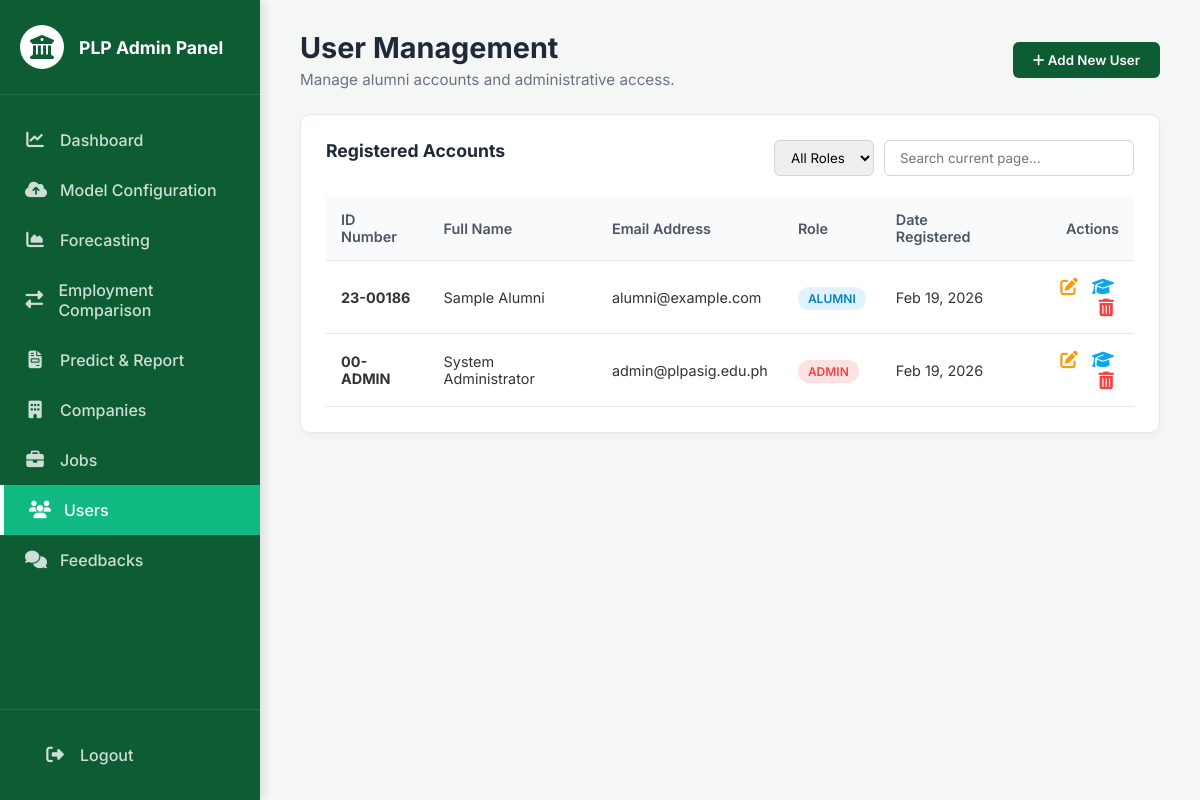
The app's page /admin/admin_users.php with its own data.
### tables this page shows
CREATE TABLE `users` (
  `id` int(11) NOT NULL,
  `student_id` varchar(20) NOT NULL,
  `full_name` varchar(255) NOT NULL,
  `email` varchar(255) DEFAULT NULL,
  `password` varchar(255) NOT NULL,
  `role` varchar(50) NOT NULL DEFAULT 'alumni',
  `created_at` timestamp NOT NULL DEFAULT current_timestamp(),
  `is_temporary` tinyint(1) NOT NULL DEFAULT 1
);

### admin/admin_users.php (the view, shortened to what this page needs)
<?php
require '../includes/db.php';
$results_per_page = 10;
$page = isset($_GET['page']) && is_numeric($_GET['page']) ? $_GET['page'] : 1;
$start_from = ($page - 1) * $results_per_page;
?>
<!DOCTYPE html>
<html lang="en">
<head>
    <link rel="stylesheet" href="../assets/css/admin-style.css">
    <link rel="stylesheet" href="https://cdnjs.cloudflare.com/ajax/libs/font-awesome/6.4.0/css/all.min.css">
</head>
<body>
    <?php include '../includes/admin_sidebar.php'; ?>
    <main class="admin-main">
        <div class="page-title" style="display: flex; justify-content: space-between; align-items: center;">
            <div>
                <h1>User Management</h1>
                <p>Manage alumni accounts and administrative access.</p>
            </div>
            <button class="btn-upload" id="openAddUserModal"><i class="fas fa-plus"></i> Add New User</button>
        </div>
        <div class="admin-card">
            <div style="display: flex; justify-content: space-between; margin-bottom: 20px;">
                <h3 style="font-size: 1.1rem; color: #1f2937;">Registered Accounts</h3>
                <div class="filters-container">
                    <select id="roleFilter" class="filter-select">
                        <option value="">All Roles</option>
                    </select>
                    <input type="text" id="searchInput" placeholder="Search current page..." style="padding: 8px 15px; border: 1px solid #d1d5db; border-radius: 6px; width: 250px; outline: none;">
                </div>
            </div>
            <table class="admin-table">
                <thead>
                    <tr>
                        <th>ID Number</th>
                        <th>Full Name</th>
                        <th>Email Address</th>
                        <th>Role</th>
                        <th>Date Registered</th>
                        <th style="text-align: right;">Actions</th>
                    </tr>
                </thead>
                <tbody id="userTableBody">
                    <?php
                    $fetch_sql = "SELECT * FROM users ORDER BY created_at DESC LIMIT $start_from, $results_per_page";
                    $result = $conn->query($fetch_sql);
                    if ($result->num_rows > 0) {
                        while($row = $result->fetch_assoc()) {
                            $badge_class = ($row['role'] == 'admin') ? 'role-admin' : 'role-alumni';
                            $display_role = ucfirst($row['role']);
                            $date_registered = date("M d, Y", strtotime($row['created_at']));
                            echo "<tr>";
                            echo "<td><strong>" . htmlspecialchars($row['student_id']) . "</strong></td>";
                            echo "<td>" . htmlspecialchars($row['full_name']) . "</td>";
                            echo "<td>" . htmlspecialchars($row['email']) . "</td>";
                            echo "<td><span class='role-badge " . $badge_class . "'>" . $display_role . "</span></td>";
                            echo "<td>" . $date_registered . "</td>";
                            echo "<td style='text-align: right;'>
                                    <button class='action-btn action-edit'
                                        data-id='" . htmlspecialchars($row['student_id']) . "'
                                        data-name='" . htmlspecialchars($row['full_name']) . "'
                                        data-email='" . htmlspecialchars($row['email']) . "'
                                        data-role='" . htmlspecialchars($row['role']) . "'>
                                        <i class='fas fa-edit'></i>
                                    </button>
                                    <button class='action-btn action-academic'
                                        data-id='" . htmlspecialchars($row['student_id']) . "'
                                        data-name='" . htmlspecialchars($row['full_name']) . "'>
                                        <i class='fas fa-graduation-cap'></i>
                                    </button>
                                    <a href='?delete_id=" . urlencode($row['student_id']) . "' class='action-btn action-delete custom-delete-btn'>
                                        <i class='fas fa-trash-alt'></i>
                                    </a>
                                  </td>";
                            echo "</tr>";
                        }
                    } else {
                        echo "<tr id='noResultsRow'><td colspan='6' style='text-align: center;'>No users found.</td></tr>";
                    }
                    ?>
                </tbody>
            </table>
        </div>
    </main>
</body>
</html>

### includes/admin_sidebar.php
<aside class="admin-sidebar">
    <div class="sidebar-brand">
        <i class="fas fa-university"></i>
        <span>PLP Admin Panel</span>
    </div>
    <ul class="sidebar-menu">
        <li>
            <a href="../admin/admin_dashboard.php" class="<?php echo basename($_SERVER['PHP_SELF']) == 'admin_dashboard.php' ? 'active' : ''; ?>">
                <i class="fas fa-chart-line"></i> Dashboard
            </a>
        </li>
        <li>
            <a href="../admin/admin_models.php" class="<?php echo basename($_SERVER['PHP_SELF']) == 'admin_models.php' ? 'active' : ''; ?>">
                <i class="fas fa-cloud-upload-alt"></i> Model Configuration
            </a>
        </li>
        <li>
            <a href="../admin/admin_forecasting.php" class="<?php echo basename($_SERVER['PHP_SELF']) == 'admin_forecasting.php' ? 'active' : ''; ?>">
                <i class="fas fa-chart-area"></i> Forecasting
            </a>
        </li>
        <li>
            <a href="../admin/admin_employment_comp.php" class="<?php echo basename($_SERVER['PHP_SELF']) == 'admin_employment_comp.php' ? 'active' : ''; ?>">
                <i class="fas fa-exchange-alt"></i> Employment Comparison
            </a>
        </li>
        <li>
            <a href="../admin/admin_predict_report.php" class="<?php echo basename($_SERVER['PHP_SELF']) == 'admin_predict_report.php' ? 'active' : ''; ?>">
                <i class="fas fa-file-invoice"></i> Predict & Report
            </a>
        </li>
        <li>
            <a href="../admin/admin_companies.php" class="<?php echo basename($_SERVER['PHP_SELF']) == 'admin_companies.php' ? 'active' : ''; ?>">
                <i class="fas fa-building"></i> Companies
            </a>
        </li>
        <li>
            <a href="../admin/admin_jobs.php" class="<?php echo basename($_SERVER['PHP_SELF']) == 'admin_jobs.php' ? 'active' : ''; ?>">
                <i class="fas fa-briefcase"></i> Jobs
            </a>
        </li>
        <li>
            <a href="../admin/admin_users.php" class="<?php echo basename($_SERVER['PHP_SELF']) == 'admin_users.php' ? 'active' : ''; ?>">
                <i class="fas fa-users"></i> Users
            </a>
        </li>
        <li>
            <a href="../admin/admin_feedbacks.php" class="<?php echo basename($_SERVER['PHP_SELF']) == 'admin_feedbacks.php' ? 'active' : ''; ?>">
                <i class="fas fa-comments"></i> Feedbacks
            </a>
        </li>
    </ul>
    <div class="sidebar-footer">
        <ul class="sidebar-menu" style="padding: 0;">
            <li>
                <a href="../index.php"><i class="fas fa-sign-out-alt"></i> Logout</a>
            </li>
        </ul>
    </div>
</aside>

### assets/css/admin-style.css (style rules this page uses)
* { margin: 0; padding: 0; box-sizing: border-box; font-family: 'Inter', sans-serif; }
body { background-color: #f4f7f6; color: #333; display: flex; }
.admin-sidebar { width: 260px; background-color: #0d5c34; color: white; height: 100vh; position: fixed; display: flex; flex-direction: column; box-shadow: 4px 0 10px rgba(0,0,0,0.1); }
.sidebar-brand { padding: 25px 20px; display: flex; align-items: center; gap: 15px; border-bottom: 1px solid rgba(255,255,255,0.1); }
.sidebar-brand i { font-size: 24px; background: white; color: #0d5c34; padding: 10px; border-radius: 50%; }
.sidebar-brand span { font-size: 1.1rem; font-weight: 700; }
.sidebar-menu { list-style: none; padding: 20px 0; flex: 1; }
.sidebar-menu li a { display: flex; align-items: center; padding: 15px 25px; color: rgba(255,255,255,0.8); text-decoration: none; font-weight: 500; transition: all 0.3s ease; gap: 15px; }
.sidebar-menu li a i { width: 20px; text-align: center; font-size: 1.1rem; }
.sidebar-menu li a:hover, .sidebar-menu li a.active { background-color: #10b981; color: white; border-left: 4px solid white; }
.sidebar-footer { padding: 20px; border-top: 1px solid rgba(255,255,255,0.1); }
.admin-main { margin-left: 260px; width: calc(100% - 260px); padding: 30px 40px; }
.page-title { margin-bottom: 25px; }
.page-title h1 { font-size: 1.8rem; color: #1f2937; margin-bottom: 5px; }
.page-title p { color: #6b7280; font-size: 0.95rem; }
.admin-card { background: white; border-radius: 10px; padding: 25px; box-shadow: 0 4px 6px rgba(0,0,0,0.03); border: 1px solid #e5e7eb; margin-bottom: 25px; }
.admin-table { width: 100%; border-collapse: collapse; }
.admin-table th, .admin-table td { padding: 15px; text-align: left; border-bottom: 1px solid #e5e7eb; font-size: 0.9rem; }
.admin-table th { background-color: #f9fafb; color: #4b5563; font-weight: 600; }
.btn-upload { background-color: #0d5c34; color: white; border: none; padding: 10px 20px; border-radius: 6px; cursor: pointer; font-weight: 600; transition: 0.2s; }

### admin/admin_users.php (style rules this page uses)
.role-badge { padding: 4px 10px; border-radius: 20px; font-size: 0.75rem; font-weight: 600; text-transform: uppercase; }
.role-admin { background: #fee2e2; color: #ef4444; }
.role-alumni { background: #e0f2fe; color: #0284c7; }
.action-btn { background: none; border: none; cursor: pointer; font-size: 1.1rem; margin: 0 5px; text-decoration: none; display: inline-block; }
.action-edit { color: #f59e0b; }
.action-delete { color: #ef4444; }
.action-academic { color: #0ea5e9; }
.filters-container { display: flex; gap: 10px; }
.filter-select { padding: 8px 12px; border: 1px solid #d1d5db; border-radius: 6px; outline: none; }

### records on screen
users: student "23-00186", full_name "Sample Alumni", email "alumni@example.com", role "ALUMNI", created_at "Feb 19, 2026"
users: student "00-ADMIN", full_name "System Administrator", email "admin@plpasig.edu.ph", role "ADMIN", created_at "Feb 19, 2026"
